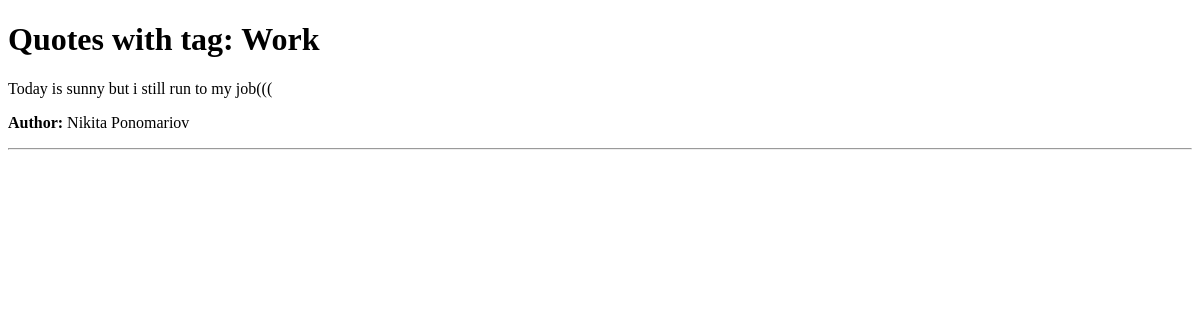
/tag/Work/, run on an earlier commit of the app's database.
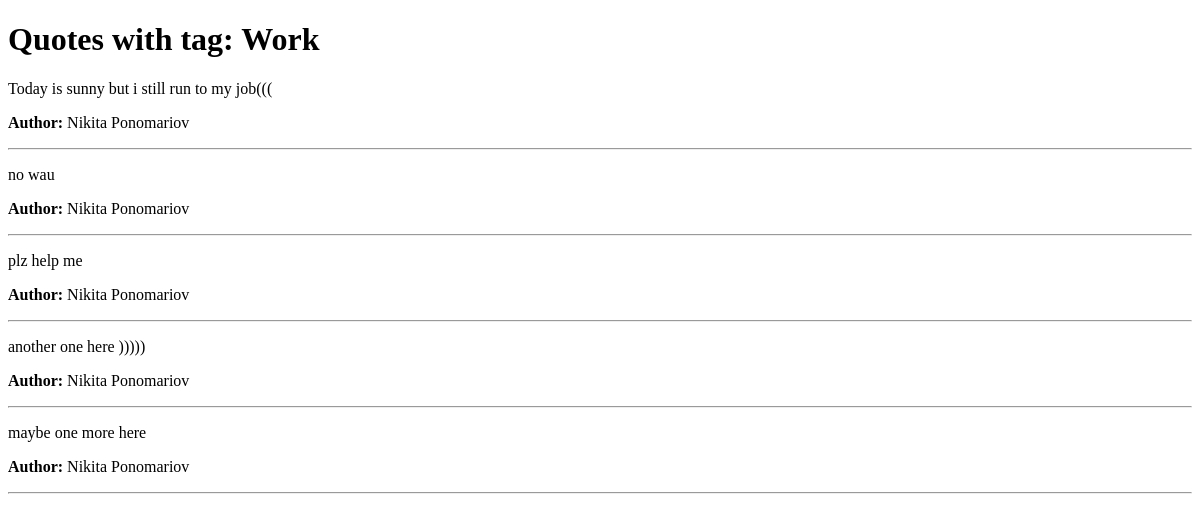
And on a later commit of the database.
### quotes/models.py (models this page shows, shortened)
class Tag(models.Model):
    tag = models.CharField(max_length=100)

class Quote(models.Model):
    text = models.TextField()
    author = models.ForeignKey(Author, on_delete=models.CASCADE)
    tag = models.ManyToManyField(Tag)

class Author(models.Model):
    fullname = models.CharField(max_length=100)
    born_date = models.CharField(max_length=100)
    born_location = models.CharField(max_length=100)
    description = models.TextField()

### quotes/views.py (the view)
# urls.py: path('tag/<str:tag_name>/', views.tag_search, name='tag'),
def tag_search(request, tag_name):
    quotes = Quote.objects.filter(tag__tag=tag_name)
    return render(
        request,
        "quotes/tag.html",
        {"quotes": quotes, "tag": tag_name},
    )

### quotes/templates/quotes/tag.html (shortened to what this page needs)
<!DOCTYPE html>
<html>
<head>
</head>
<body>
<h1>Quotes with tag: {{ tag }}</h1>
{% for quote in quotes %}
<p>{{ quote.text }}</p>
<p><b>Author:</b> {{ quote.author.fullname }}</p>
<hr>
{% endfor %}
</body>
</html>

What changed in the data, as far as the page shows it:
added Quote: text "no wau", author.fullname "Nikita Ponomariov"
added Quote: text "plz help me", author.fullname "Nikita Ponomariov"
added Quote: text "another one here )))))", author.fullname "Nikita Ponomariov"
added Quote: text "maybe one more here", author.fullname "Nikita Ponomariov"
